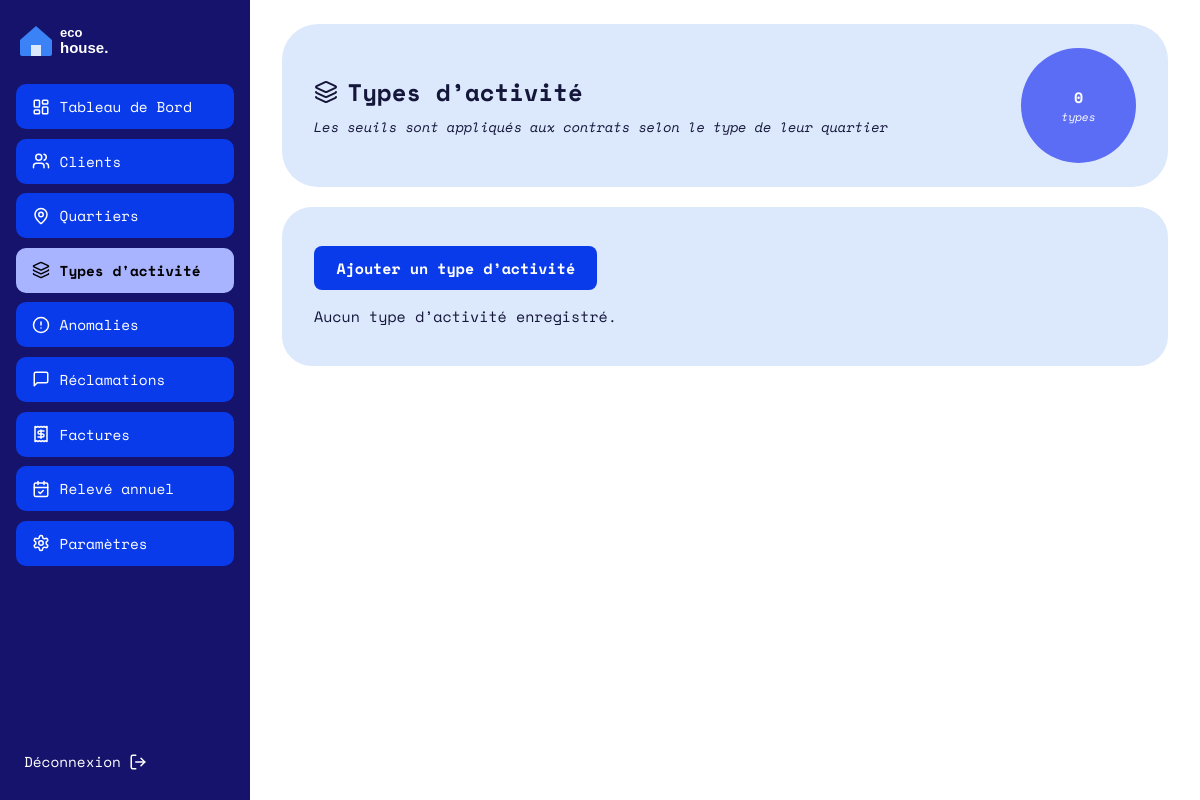
/TypeActivite/all (signed in), run on an earlier commit of the app's database.
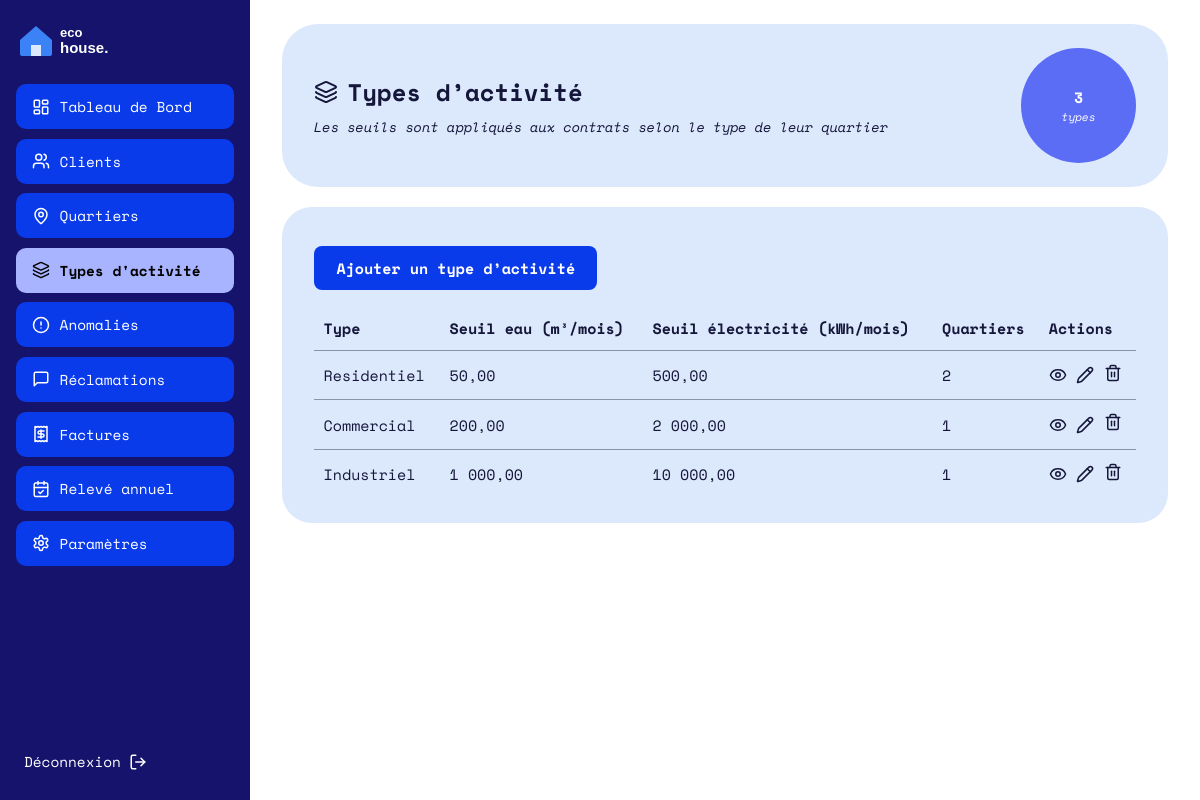
And on a later commit of the database.
### tables this page shows
CREATE TABLE `type_activite` (
  `id` int(11) NOT NULL AUTO_INCREMENT,
  `nom` varchar(50) NOT NULL,
  `seuil_eau` decimal(10,2) NOT NULL DEFAULT 50.00,     
  `seuil_elec` decimal(10,2) NOT NULL DEFAULT 500.00,   
  PRIMARY KEY (`id`),
  UNIQUE KEY `nom` (`nom`)
);

### Traitement/TypeActivite.php (called while the page is built, shortened)
<?php
function typeActiviteAll(): void
{
    afficherVue('type_activite/index.php', [
        'titre' => 'Types d’activité',
        'types' => bdTypeActiviteAll(),
    ]);
}

### index.php (called while the page is built, shortened)
<?php
require_once __DIR__ . '/Traitement/Auth.php';
$url      = trim((string) ($_GET['url'] ?? ''), '/');
$segments = $url === '' ? ['Auth', 'login'] : explode('/', $url);
$entite = ucfirst(strtolower($segments[0]));
$action = strtolower($segments[1] ?? '');
$fonction = (PREFIXES[$entite] ?? strtolower($entite)) . ucfirst($action);
$args = [];
$fonction(...$args);

### BD/TypeActivite.php (called while the page is built, shortened)
<?php
function bdTypeActiviteAll(): array
{
    return getConnexion()->query(
        'SELECT t.*, (SELECT COUNT(*) FROM quartier q WHERE q.id_type_activite = t.id) AS nb_quartiers
         FROM type_activite t ORDER BY t.id'
    )->fetchAll();
}

### IHM/type_activite/index.php (the view)
<?php $e = fn($v) => htmlspecialchars((string) $v, ENT_QUOTES, 'UTF-8'); ?>
<header class="carte carte-titre">
  <div>
    <h1><i data-lucide="layers"></i> Types d’activité</h1>
    <p class="sous-titre">Les seuils sont appliqués aux contrats selon le type de leur quartier</p>
  </div>
  <div class="cercle">
    <?= count($types) ?>
    <small>types</small>
  </div>
</header>
<section class="carte">
  <p><a class="btn-principal" href="<?= BASE_URL ?>TypeActivite/add">Ajouter un type d’activité</a></p>
  <?php if (!$types): ?>
    <p>Aucun type d’activité enregistré.</p>
  <?php else: ?>
    <div class="scroll-x">
      <table class="tableau">
        <thead>
          <tr>
            <th>Type</th>
            <th>Seuil eau (m³/mois)</th>
            <th>Seuil électricité (kWh/mois)</th>
            <th>Quartiers</th>
            <th>Actions</th>
          </tr>
        </thead>
        <tbody>
          <?php foreach ($types as $type): ?>
            <tr>
              <td><?= $e(ucfirst($type['nom'])) ?></td>
              <td><?= number_format((float) $type['seuil_eau'], 2, ',', ' ') ?></td>
              <td><?= number_format((float) $type['seuil_elec'], 2, ',', ' ') ?></td>
              <td><?= (int) $type['nb_quartiers'] ?></td>
              <td>
                <div class="actions">
                  <a href="<?= BASE_URL ?>TypeActivite/one/<?= (int) $type['id'] ?>" title="Voir le type"><i data-lucide="eye"></i></a>
                  <a href="<?= BASE_URL ?>TypeActivite/update/<?= (int) $type['id'] ?>" title="Modifier le type"><i data-lucide="pencil"></i></a>
                  <form method="post" action="<?= BASE_URL ?>TypeActivite/delete/<?= (int) $type['id'] ?>"
                        onsubmit="return confirm('Supprimer ce type d’activité ?');">
                    <button type="submit" title="Supprimer le type"><i data-lucide="trash-2"></i></button>
                  </form>
                </div>
              </td>
            </tr>
          <?php endforeach; ?>
        </tbody>
      </table>
    </div>
  <?php endif; ?>
</section>

### IHM/layout/sidebar_fournisseur.php (shortened to what this page needs)
<?php
$entiteCourante = $GLOBALS['routeCourante']['entite'] ?? '';
$menu = [
    ['Tableau de Bord',  'layout-dashboard', 'Dashboard/all',     $entiteCourante === 'Dashboard'],
    ['Clients',          'users',            'Client/all',        in_array($entiteCourante, ['Client', 'Contrat'], true)],
    ['Quartiers',        'map-pin',          'Quartier/all',      $entiteCourante === 'Quartier'],
    ['Types d\'activité','layers',           'TypeActivite/all',  in_array($entiteCourante, ['Typeactivite', 'Tranche'], true)],
    ['Anomalies',        'circle-alert',     'Anomalie/all',      $entiteCourante === 'Anomalie'],
    ['Réclamations',     'message-square',   'Reclamation/admin', $entiteCourante === 'Reclamation'],
    ['Factures',         'receipt',          'Facture/admin',     in_array($entiteCourante, ['Facture', 'Paiement'], true)],
    ['Relevé annuel',    'calendar-check',   'Annuelle/import',   $entiteCourante === 'Annuelle'],
    ['Paramètres',       'settings',         'Parametre/update',  $entiteCourante === 'Parametre'],
];
?>
<aside class="sidebar">
  <a class="logo" href="<?= BASE_URL ?>Client/all"><img src="<?= BASE_URL ?>assets/img/logo.svg" alt="eco house."></a>
  <nav>
    <?php foreach ($menu as [$libelle, $icone, $route, $actif]): ?>
      <a class="menu-btn<?= $actif ? ' actif' : '' ?>" href="<?= BASE_URL . $route ?>">
        <i data-lucide="<?= $icone ?>"></i><span><?= htmlspecialchars($libelle, ENT_QUOTES, 'UTF-8') ?></span>
      </a>
    <?php endforeach; ?>
  </nav>
  <a class="deconnexion" href="<?= BASE_URL ?>Auth/logout"><span>Déconnexion</span><i data-lucide="log-out"></i></a>
</aside>

What changed in the data, as far as the page shows it:
added type_activite: nom "Residentiel", seuil_eau "50,00", seuil_elec "500,00", nb_quartiers "2"
added type_activite: nom "Commercial", seuil_eau "200,00", seuil_elec "2 000,00", nb_quartiers "1"
added type_activite: nom "Industriel", seuil_eau "1 000,00", seuil_elec "10 000,00", nb_quartiers "1"
Also different on the page:
count($types): "0" → "3"
text no longer shown: "Aucun type d’activité enregistré."
text now shown: "Type Seuil eau (m³/mois) Seuil électricité (kWh/mois) Quartiers Actions"
